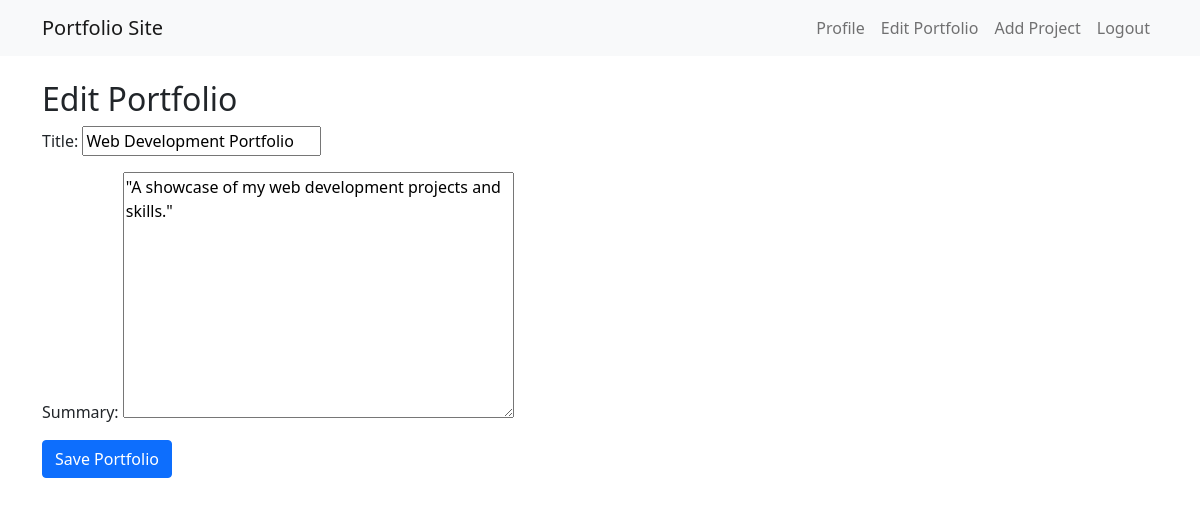
/portfolio/edit/ (signed in), run on the app's committed database.
### portfolio/models.py (models this page shows, shortened)
class Portfolio(models.Model):
    user = models.OneToOneField(User, on_delete=models.CASCADE)
    title = models.CharField(max_length=100)
    summary = models.TextField()

### portfolio/views.py (the view)
# urls.py: path('portfolio/edit/', views.edit_portfolio, name='edit_portfolio'),
@login_required
def edit_portfolio(request):
    try:
        portfolio = request.user.portfolio
    except Portfolio.DoesNotExist:
        portfolio = Portfolio(user=request.user)
    if request.method == 'POST':
        form = PortfolioForm(request.POST, instance=portfolio)
        if form.is_valid():
            form.save()
            return redirect('view_portfolio')
    else:
        form = PortfolioForm(instance=portfolio)
    return render(request, 'portfolio/edit_portfolio.html', {'form': form})

### portfolio/forms.py
class PortfolioForm(forms.ModelForm):
    class Meta:
        model = Portfolio
        fields = ['title', 'summary']

### templates/portfolio/edit_portfolio.html (shortened to what this page needs)
{% extends 'portfolio/base.html' %}
{% block content %}
<h2>Edit Portfolio</h2>
<form method="post">
    {{ form.as_p }}
    <button type="submit" class="btn btn-primary">Save Portfolio</button>
</form>
{% endblock %}

### data on the page
Portfolio: title "Web Development Portfolio", summary "\"A showcase of my web development projects and skills.\""
